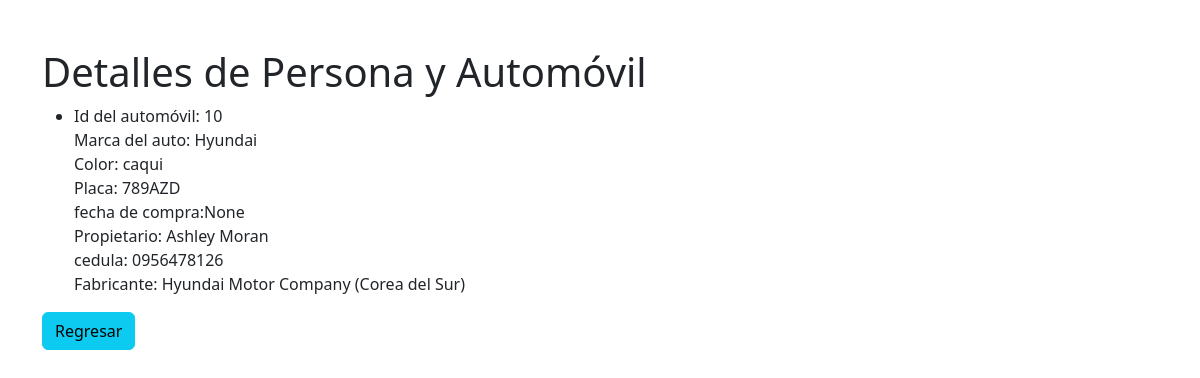
The app's page /ver_persona/15/ with its own data.
### personas/models.py (models this page shows, shortened)
class automovile(models.Model):
    marca_auto = models.CharField(max_length=30)
    color_auto = models.CharField(max_length=10)
    placa_auto = models.CharField(max_length=6)
    fecha_compra=models.DateField(null=True)
    propietario = models.ForeignKey(Persona, on_delete=models.CASCADE, null=True, blank=True, related_name='automoviles')
    fabricante = models.ForeignKey('Fabricante', on_delete=models.CASCADE, null=True, blank=True,related_name='automoviles')

class Persona(models.Model):
    nombre = models.CharField(max_length=20)
    apellido = models.CharField(max_length=20)
    cedula=models.CharField(max_length=10,null=True)

class fabricante(models.Model):
    nombre = models.CharField(max_length=50)

### personas/views.py (the view)
# urls.py: path('ver_persona/<int:persona_id>/', ver_persona, name='ver_persona'),
def ver_persona(request, persona_id):
    persona = get_object_or_404(Persona, pk=persona_id)
    automoviles = persona.automoviles.all()
    datos = {'persona': persona, 'automoviles': automoviles}
    return render(request, 'ver_auto.html', datos)

### personas/templates/ver_auto.html (shortened to what this page needs)
<!DOCTYPE html>
<html lang="en">
<head>
    <link rel="stylesheet" href="https://cdn.jsdelivr.net/npm/bootstrap@5.3.2/dist/css/bootstrap.min.css">
</head>
<body>
    <div class="container mt-5">
        <h1>Detalles de Persona y Automóvil</h1>
        {% if automoviles %}
            <section>
                <ul>
                    {% for automovil in automoviles %}
                        <li>
                            Id del automóvil: {{ automovil.id }}<br>
                            Marca del auto: {{ automovil.marca_auto }}<br>
                            Color: {{ automovil.color_auto }}<br>
                            Placa: {{ automovil.placa_auto }}<br>
                            fecha de compra:{{ automovil.fecha_compra }}<br>
                            {% if automovil.propietario %}
                                Propietario: {{ automovil.propietario.nombre }} {{ automovil.propietario.apellido }} <br>
                                cedula: {{ automovil.propietario.cedula }} <br>
                            {% else %}
                                Sin propietario<br>
                            {% endif %}
                            {% if automovil.fabricante %}
                                Fabricante: {{ automovil.fabricante.nombre }}<br>
                            {% else %}
                                Sin fabricante<br>
                            {% endif %}
                        </li>
                    {% endfor %}
                </ul>
            </section>
        {% endif %}
        <div class="mt-3">
            <a href="{% url 'inicio' %}" class="btn btn-info">
                Regresar
            </a>
        </div>
    </div>
</body>
</html>

### records on screen
automovile: id "10", marca_auto "Hyundai", color_auto "caqui", placa_auto "789AZD", fecha_compra "None", propietario.nombre "Ashley", propietario.apellido "Moran", propietario.cedula "0956478126", fabricante.nombre "Hyundai Motor Company (Corea del Sur)"
